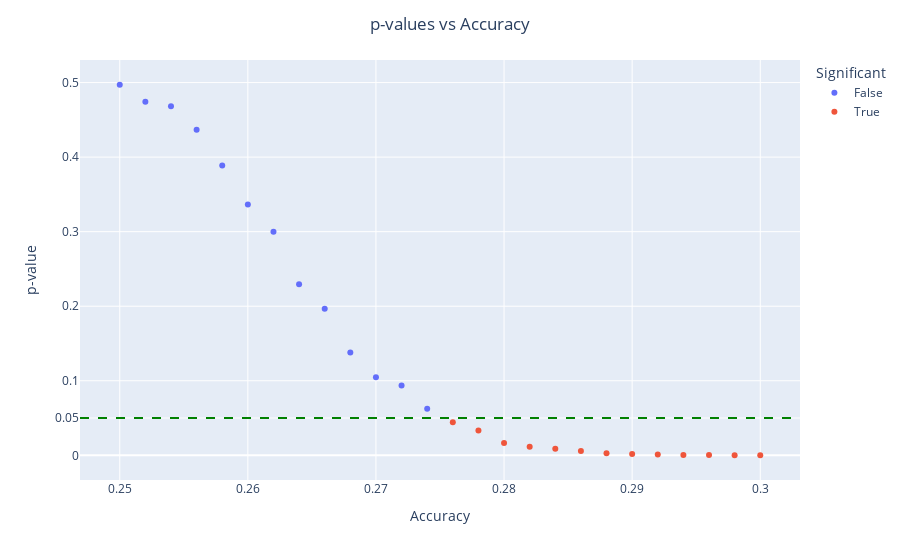

The notebook cell saved with this chart:
### Code cell
# Assuming accs and p_values are your data
threshold = 0.05
colors = ['blue' if p <= threshold else 'red' for p in p_values_mean]
sig = ['True' if p <= threshold else 'False' for p in p_values_mean]


# Create a DataFrame with your data and colors
df = pd.DataFrame({'Accuracy': accus, 'p-value': p_values_mean, 'Significant': sig})

# Plot using Plotly Express
fig = px.scatter(df, x='Accuracy', y='p-value', color='Significant')

# Add y-axis ticks
fig.update_yaxes(tickvals=[0, threshold, 0.1, 0.2, 0.3, 0.4, 0.5, 0.6, 0.7, 0.8])

# Add horizontal line at threshold
fig.add_hline(y=threshold, line_dash='dash', line_color='green', name='Threshold')

# Set axis labels and title
fig.update_layout(
    xaxis_title='Accuracy',
    yaxis_title='p-value',
    title='p-values vs Accuracy',
    title_x=0.5
)

# Show the plot with legend
fig.update_layout(showlegend=True)

# Show the plot
fig.show()

fig.write_html("p_values_vs_accuracy.html",full_html=True)

### Figure 1 — Plotly figure (JSON) as saved in the notebook; plotly's stock layout.template omitted (floating-point values rounded to 4 significant figures)
{"data": [{"hovertemplate": "Significant=False<br>Accuracy=%{x}<br>p-value=%{y}<extra></extra>", "legendgroup": "False", "marker": {"color": "#636efa", "symbol": "circle"}, "mode": "markers", "name": "False", "orientation": "v", "showlegend": true, "type": "scatter", "x": [0.25, 0.252, 0.254, 0.256, 0.258, 0.26, 0.262, 0.264, 0.266, 0.268, 0.27, 0.272, 0.274], "xaxis": "x", "y": [0.4971, 0.4743, 0.4683, 0.4368, 0.3888, 0.3365, 0.3, 0.2295, 0.1965, 0.138, 0.1049, 0.09355, 0.06232], "yaxis": "y"}, {"hovertemplate": "Significant=True<br>Accuracy=%{x}<br>p-value=%{y}<extra></extra>", "legendgroup": "True", "marker": {"color": "#EF553B", "symbol": "circle"}, "mode": "markers", "name": "True", "orientation": "v", "showlegend": true, "type": "scatter", "x": [0.276, 0.278, 0.28, 0.282, 0.284, 0.286, 0.288, 0.29, 0.292, 0.294, 0.296, 0.298, 0.3], "xaxis": "x", "y": [0.04438, 0.03314, 0.01663, 0.01162, 0.008855, 0.005673, 0.002744, 0.001618, 0.0009752, 0.000565, 0.0003582, 0.0001808, 8.502e-05], "yaxis": "y"}], "layout": {"legend": {"title": {"text": "Significant"}, "tracegroupgap": 0}, "margin": {"t": 60}, "shapes": [{"line": {"color": "green", "dash": "dash"}, "name": "Threshold", "type": "line", "x0": 0, "x1": 1, "xref": "x domain", "y0": 0.05, "y1": 0.05, "yref": "y"}], "showlegend": true, "title": {"text": "p-values vs Accuracy", "x": 0.5}, "xaxis": {"anchor": "y", "domain": [0, 1], "title": {"text": "Accuracy"}}, "yaxis": {"anchor": "x", "domain": [0, 1], "tickvals": [0, 0.05, 0.1, 0.2, 0.3, 0.4, 0.5, 0.6, 0.7, 0.8], "title": {"text": "p-value"}}}}
